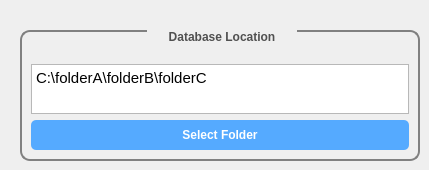
     <widget class="QWidget" name="tabAdmin">
      <attribute name="title">
       <string>Admin</string>
      </attribute>
      <widget class="QGroupBox" name="groupBox_3">
       <property name="geometry">
        <rect>
         <x>20</x>
         <y>30</y>
         <width>400</width>
         <height>131</height>
        </rect>
       </property>
       <property name="minimumSize">
        <size>
         <width>400</width>
         <height>100</height>
        </size>
       </property>
       <property name="maximumSize">
        <size>
         <width>16777215</width>
         <height>150</height>
        </size>
       </property>
       <property name="styleSheet">
        <string notr="true">QGroupBox {
    border: 2px solid gray;
    border-radius: 10px;
    margin-top: 2ex; /* leave space at the top for the title */
color:rgb(80, 80, 80);
font: 11pt &quot;Segoe UI&quot;;
font: bold;
}

QGroupBox::title {
    subcontrol-origin: margin;
    subcontrol-position: top centre; /* position at the top center */
    padding: 0 20px;
}</string>
       </property>
       <property name="title">
        <string>Database Location</string>
       </property>
       <layout class="QVBoxLayout" name="verticalLayout_5">
        <item>
         <spacer name="verticalSpacer_3">
          <property name="orientation">
           <enum>Qt::Vertical</enum>
          </property>
          <property name="sizeHint" stdset="0">
           <size>
            <width>20</width>
            <height>6</height>
           </size>
          </property>
         </spacer>
        </item>
        <item>
         <widget class="QTextBrowser" name="textAdminPanel_DisplayDatabaseFolder">
          <property name="minimumSize">
           <size>
            <width>300</width>
            <height>40</height>
           </size>
          </property>
          <property name="maximumSize">
           <size>
            <width>16777215</width>
            <height>50</height>
           </size>
          </property>
          <property name="html">
           <string>&lt;!DOCTYPE HTML PUBLIC &quot;-//W3C//DTD HTML 4.0//EN&quot; &quot;http://www.w3.org/TR/REC-html40/strict.dtd&quot;&gt;
&lt;html&gt;&lt;head&gt;&lt;meta name=&quot;qrichtext&quot; content=&quot;1&quot; /&gt;&lt;style type=&quot;text/css&quot;&gt;
p, li { white-space: pre-wrap; }
&lt;/style&gt;&lt;/head&gt;&lt;body style=&quot; font-family:'MS Shell Dlg 2'; font-size:8.25pt; font-weight:400; font-style:normal;&quot;&gt;
&lt;p style=&quot; margin-top:0px; margin-bottom:0px; margin-left:0px; margin-right:0px; -qt-block-indent:0; text-indent:0px;&quot;&gt;&lt;span style=&quot; font-size:11pt;&quot;&gt;C:\folderA\folderB\folderC&lt;/span&gt;&lt;/p&gt;&lt;/body&gt;&lt;/html&gt;</string>
          </property>
         </widget>
        </item>
        <item>
         <widget class="QPushButton" name="buttonAdminPanel_SelectDatabaseFolder">
          <property name="minimumSize">
           <size>
            <width>0</width>
            <height>30</height>
           </size>
          </property>
          <property name="styleSheet">
           <string notr="true">QPushButton{	
background-color :rgb(85, 170, 255);
color:rgb(255, 255, 255);
font: 11pt &quot;Segoe UI&quot;;
font: bold;
border-radius: 5px;}

QPushButton::pressed{background-color :rgb(50, 50,50);}</string>
          </property>
          <property name="text">
           <string>Select Folder</string>
          </property>
         </widget>
        </item>
       </layout>
      </widget>
     </widget>
